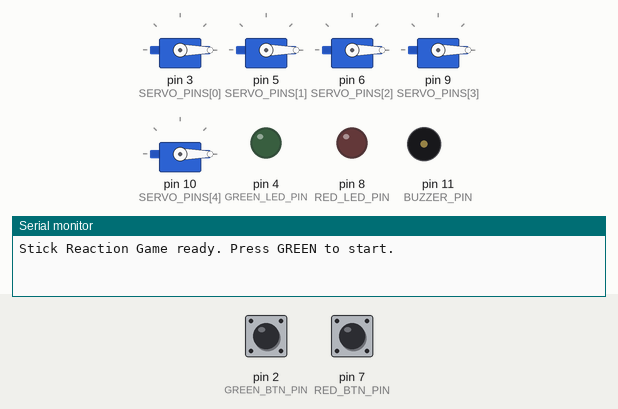
Recording of a sketch running on a simulated Arduino Uno, built with avr-gcc and run on an emulated ATmega328P. On the bench: 5 × servo, output pins drawn as LEDs (lit = HIGH), buzzer (waves = sounding), the last lines printed to the serial monitor. Inputs (shaded band) come from the test bench; at power-on: pin 2 (GREEN_BTN_PIN) HIGH, pin 7 (RED_BTN_PIN) HIGH. Random numbers use the default seed unless the sketch sets one.

Above: at 1.2 s.
1.3 s: pin 2 (GREEN_BTN_PIN) pulled LOW for 0.15 s
At 3.6 s:
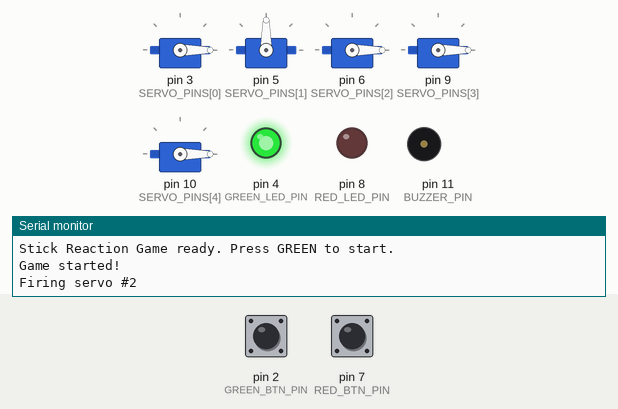
At 5.9 s:
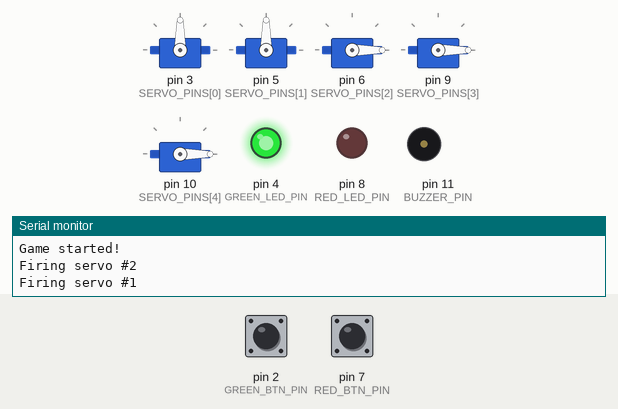
Timing chart, 0 to 18.7 s (numbered marks = the images above; inputs shaded):
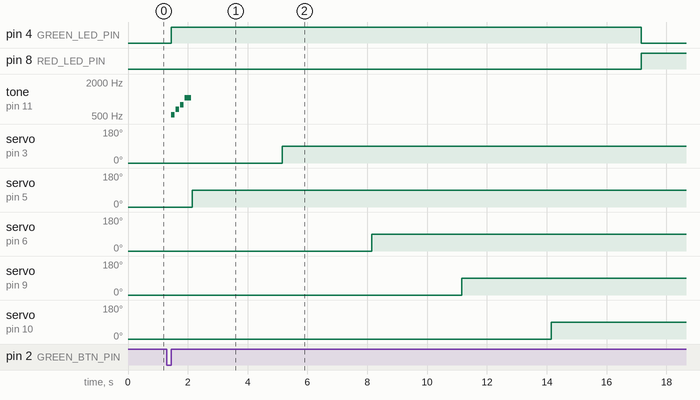

The sketch:

stick_reaction_game.ino
```cpp
/*
  ===================================================================
   STICK REACTION GAME  —  Arduino Uno + 5 Servos + 2 Illuminated
   Push Buttons (Green = Start, Red = Restart) + Buzzer
  ===================================================================

  GAME FLOW:
   1. Player presses the GREEN button.
        -> Green LED turns ON
        -> Buzzer plays a bright "start" jingle
   2. The 5 servos fire ONE AT A TIME in RANDOM order (no repeats).
        -> Each servo rotates from 0 deg to ~90 deg and STAYS there
        -> Each turn "belongs" to that servo for 3 seconds before
           the next random servo fires
   3. Once all 5 servos have fired (all sticks are up):
        -> Green LED turns OFF
        -> Red LED turns ON  (this is the "press to restart" cue)
   4. Player presses the RED button.
        -> All 5 servos rotate back to 0 deg (initial position)
        -> Buzzer plays a "restart" jingle
        -> Red LED turns OFF
        -> System goes back to waiting for the GREEN button

  ===================================================================
  PIN MAP (change the #defines below if you wire it differently)
  ===================================================================
    Servo 1 signal   -> D3
    Servo 2 signal   -> D5
    Servo 3 signal   -> D6
    Servo 4 signal   -> D9
    Servo 5 signal   -> D10
    Green button     -> D2   (button to GND, uses INPUT_PULLUP)
    Green LED        -> D4   (skip this if using an illuminated
                               button that has its own built-in LED
                               wired straight to the button - see
                               wiring notes at the end of chat)
    Red button       -> D7   (button to GND, uses INPUT_PULLUP)
    Red LED          -> D8
    Buzzer (passive) -> D11
  ===================================================================
*/

#include <Servo.h>

// ---------------- PIN DEFINITIONS ----------------
const uint8_t SERVO_PINS[5] = {3, 5, 6, 9, 10};

const uint8_t GREEN_BTN_PIN = 2;
const uint8_t GREEN_LED_PIN = 4;
const uint8_t RED_BTN_PIN   = 7;
const uint8_t RED_LED_PIN   = 8;
const uint8_t BUZZER_PIN    = 11;

// ---------------- GAME SETTINGS ----------------
const int SERVO_HOME_ANGLE   = 0;    // resting position
const int SERVO_ACTIVE_ANGLE = 90;   // "triggered" position
const unsigned long TURN_DURATION_MS = 3000; // 3 sec per servo turn
const unsigned long DEBOUNCE_MS = 40;

// ---------------- OBJECTS / STATE ----------------
Servo servos[5];
uint8_t order[5] = {0, 1, 2, 3, 4}; // will be shuffled each round

// ---------------- NOTE FREQUENCIES ----------------
#define NOTE_C5  523
#define NOTE_D5  587
#define NOTE_E5  659
#define NOTE_G5  784
#define NOTE_A5  880
#define NOTE_C6  1047
#define NOTE_G4  392
#define NOTE_E4  330
#define NOTE_C4  262

void setup() {
  // Servos: attach and send to home position
  for (uint8_t i = 0; i < 5; i++) {
    servos[i].attach(SERVO_PINS[i]);
    servos[i].write(SERVO_HOME_ANGLE);
  }

  pinMode(GREEN_BTN_PIN, INPUT_PULLUP);
  pinMode(RED_BTN_PIN, INPUT_PULLUP);
  pinMode(GREEN_LED_PIN, OUTPUT);
  pinMode(RED_LED_PIN, OUTPUT);
  pinMode(BUZZER_PIN, OUTPUT);

  digitalWrite(GREEN_LED_PIN, LOW);
  digitalWrite(RED_LED_PIN, LOW);

  // Seed the random generator from the electrical noise on an
  // unconnected analog pin so the sequence is different every time
  randomSeed(analogRead(A0));

  Serial.begin(9600);
  Serial.println(F("Stick Reaction Game ready. Press GREEN to start."));
}

void loop() {
  // ---------- Wait for GREEN button to start the round ----------
  if (buttonPressed(GREEN_BTN_PIN)) {
    startGame();
    runServoSequence();
    waitForRestart();
  }
}

// ===================================================================
//  Helper: simple debounced "was the button just pressed" check
// ===================================================================
bool buttonPressed(uint8_t pin) {
  if (digitalRead(pin) == LOW) {      // active LOW (INPUT_PULLUP)
    delay(DEBOUNCE_MS);
    if (digitalRead(pin) == LOW) {
      // wait for release so one press = one action
      while (digitalRead(pin) == LOW) { delay(5); }
      return true;
    }
  }
  return false;
}

// ===================================================================
//  Step 1: Start the game — green LED on + start jingle
// ===================================================================
void startGame() {
  Serial.println(F("Game started!"));
  digitalWrite(GREEN_LED_PIN, HIGH);
  playStartSound();
  shuffleOrder();
}

// Fisher-Yates shuffle so all 5 servos fire once, in random order
void shuffleOrder() {
  for (uint8_t i = 0; i < 5; i++) order[i] = i;
  for (int i = 4; i > 0; i--) {
    int j = random(0, i + 1);
    uint8_t tmp = order[i];
    order[i] = order[j];
    order[j] = tmp;
  }
}

// ===================================================================
//  Step 2: Fire each servo, in the shuffled order, one every 3 sec
// ===================================================================
void runServoSequence() {
  for (uint8_t k = 0; k < 5; k++) {
    uint8_t servoIndex = order[k];
    Serial.print(F("Firing servo #"));
    Serial.println(servoIndex + 1);

    servos[servoIndex].write(SERVO_ACTIVE_ANGLE);
    delay(TURN_DURATION_MS);
  }

  // All 5 sticks are now up -> switch indicator to RED (restart cue)
  digitalWrite(GREEN_LED_PIN, LOW);
  digitalWrite(RED_LED_PIN, HIGH);
  Serial.println(F("All servos triggered. Press RED to restart."));
}

// ===================================================================
//  Step 3: Wait for RED button, reset servos, play restart jingle
// ===================================================================
void waitForRestart() {
  while (true) {
    if (buttonPressed(RED_BTN_PIN)) {
      Serial.println(F("Restarting..."));
      for (uint8_t i = 0; i < 5; i++) {
        servos[i].write(SERVO_HOME_ANGLE);
      }
      playRestartSound();
      digitalWrite(RED_LED_PIN, LOW);
      Serial.println(F("Ready. Press GREEN to start again."));
      break;
    }
  }
}

// ===================================================================
//  Sounds
// ===================================================================
void playStartSound() {
  // Bright rising arpeggio = "let's go!"
  int notes[]      = {NOTE_C5, NOTE_E5, NOTE_G5, NOTE_C6};
  int durations[]  = {120, 120, 120, 220};
  for (uint8_t i = 0; i < 4; i++) {
    tone(BUZZER_PIN, notes[i], durations[i]);
    delay(durations[i] + 30);
  }
  noTone(BUZZER_PIN);
}

void playRestartSound() {
  // Cool descending "power-down / reset" riff
  int notes[]      = {NOTE_A5, NOTE_G5, NOTE_E5, NOTE_C5, NOTE_G4};
  int durations[]  = {100, 100, 100, 100, 250};
  for (uint8_t i = 0; i < 5; i++) {
    tone(BUZZER_PIN, notes[i], durations[i]);
    delay(durations[i] + 30);
  }
  noTone(BUZZER_PIN);
}
```

Measured:
- after the input at 1.3 s, pin 4 (GREEN_LED_PIN): LOW → HIGH after 0.15 s, → LOW 15.7 s later; pin 8 (RED_LED_PIN): LOW → HIGH after 15.9 s
